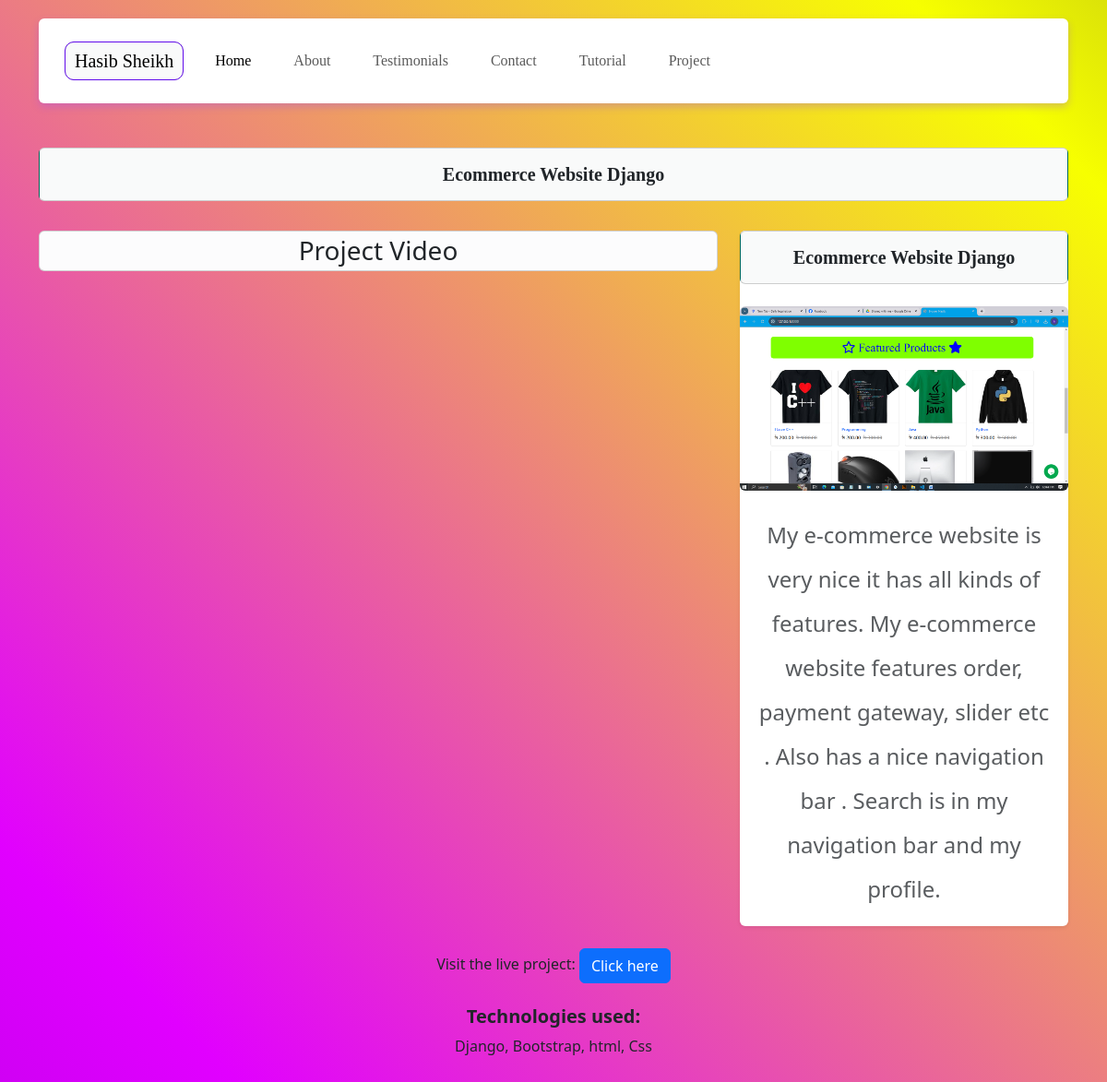
/projects/1/, run on the app's committed database.
### core/models.py (models this page shows, shortened)
class Project(models.Model):
    title = models.CharField(max_length=200)
    description = models.TextField()
    image = models.ImageField(upload_to='projects/')
    url = models.URLField(blank=True, null=True)  # General project URL (e.g., live site or GitHub)
    youtube_url = models.URLField(
        blank=True,
        null=True,
        help_text="Add a YouTube URL if there's a demo video."
    )  # YouTube video URL for demo or overview
    technologies = models.CharField(
        max_length=200,
        help_text="Comma-separated list of technologies (e.g., Django, React, PostgreSQL)"
    )
    def get_youtube_video_id(self):
        if self.youtube_url:
            match = re.search(r'(?<=v=)[\w-]+', self.youtube_url)
            if match:
                return match.group(0)
        return None

### core/views.py (the view)
# urls.py: path('projects/<int:pk>/', views.ProjectView.as_view(), name='project_detail'),
class ProjectView(DetailView):
    model = Project
    template_name = 'core/project.html'  # You can customize this template as needed
    context_object_name = 'project'
    def get_context_data(self, **kwargs):
        context = super().get_context_data(**kwargs)
        return context

### templates/core/project.html (shortened to what this page needs)
{% load static %}
<!DOCTYPE html>
<html lang="en">
<head>
    <link href="https://cdn.jsdelivr.net/npm/bootstrap@5.3.3/dist/css/bootstrap.min.css" rel="stylesheet">
    <link rel="stylesheet" href="{% static 'CSS/text.css' %}">
</head>
<body>
    <div class="container">
        {% include 'core/header.html' %}
        <h1 class="text-center mb-4 card p-3 project-title">{{ project.title }}</h1>
        <div class="row justify-content-center mb-4">
            <div class="project-detail mt-2 col-sm-8">
                <h3 class="text-center card bg-light-subtle p-1">Project Video</h3>
                {% if project.youtube_url %}
                    <div class="ratio ratio-16x9">
                        <iframe src="https://www.youtube.com/embed/{{ project.get_youtube_video_id }}"
                                title="YouTube video player" frameborder="0"
                                allow="accelerometer; autoplay; clipboard-write; encrypted-media; gyroscope; picture-in-picture; web-share"
 allowfullscreen>
                        </iframe>
                    </div>
                {% else %}
                    <p class="text-center">No demo video available for this project.</p>
                {% endif %}
            </div>
            <div class="col-sm-4 mt-2">
                <div class="card border-0 shadow-sm">
                    <h1 class="text-center mb-4 card p-3 project-title">{{ project.title }}</h1>
                    <div class="card-body p-0">
                        <img src="{{ project.image.url }}" alt="{{ project.title }}" class="img-fluid rounded project-image" style="transition: transform 0.3s ease-in-out;">
                    </div>
                    <p class="text-center fs-4 text-muted fw-medium lh-lg mt-4 mx-3">
                        {{ project.description }}
                      </p>
                </div>
            </div>
        </div>
        {% if project.url %}
        <div class="mt-4 text-center">
            <p>Visit the live project: <a href="{{ project.url }}" class="btn btn-primary" target="_blank">Click here</a></p>
        </div>
        {% endif %}
        <div class="mt-4">
            <h5 class="text-center"><strong>Technologies used:</strong></h5>
            <p class="text-center">{{ project.technologies }}</p>
        </div>
    </div>
</body>
</html>

### static/CSS/text.css (style rules this page uses)
* { margin: 0; padding: 0; box-sizing: border-box; }
body { background: linear-gradient(45deg, #7F00FF, #6100af, #E100FF, #f7ff00, #000046, #1CB5E0); background-size: 400% 400%; animation: gradientBackground 8s infinite; display: flex; justify-content: center; align-items: center; font-family: 'Times New Roman', Times, serif; min-height: 100vh; padding: 20px; }
.project-title { padding: 10px; border: 1px solid #610beb; font-size: 20px; font-weight: bold; color: #ffffff; background-color: #1d2020; font-family: 'Times New Roman', Times, serif; border-radius: 10px; background-image: linear-gradient(to right, #f9fafa 50%, #027e6d 50%); transition: background-position 1s ease; background-size: 200% 100%; animation: title-move 3s infinite alternate; }

### data on the page
Project: title "Ecommerce Website Django", image (picture), description "My e-commerce website is very nice it has all kinds of features. My e-commerce website features order, payment gateway, slider etc . Also has a nice navigation bar . Search is in my navigation bar and my profile.", technologies "Django, Bootstrap, html, Css"
